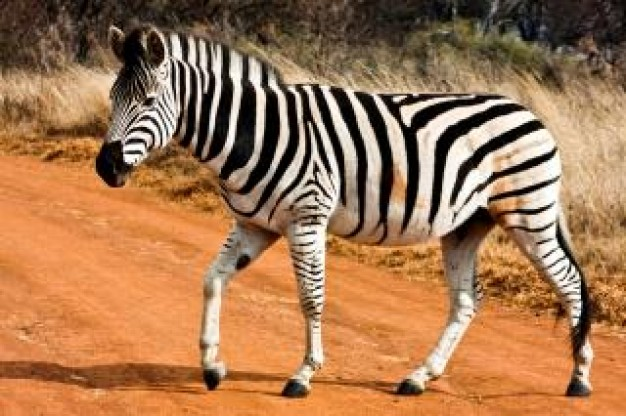
#> input picture notebooks/data/zebra/zebra1.jpg, 626 x 416 px
$ jupyter execute zebra.ipynb   (shell and % lines are left out)
#> lines starting #> are read from the running program, lines starting #| are printed output that depends on the picture
[cell 1]
# 2014-04-16

[cell 2]
from PIL import Image
import scipy.ndimage as spimg
import numpy as np
from matplotlib import pyplot as plt

[cell 3]
zebra_color = Image.open("data/zebra/zebra1.jpg")
#> zebra_color is the input picture: PIL image 626x416 RGB; mean R, G, B 164.5, 119.1, 81.8
zebra = np.array(zebra_color.convert(mode='L'))
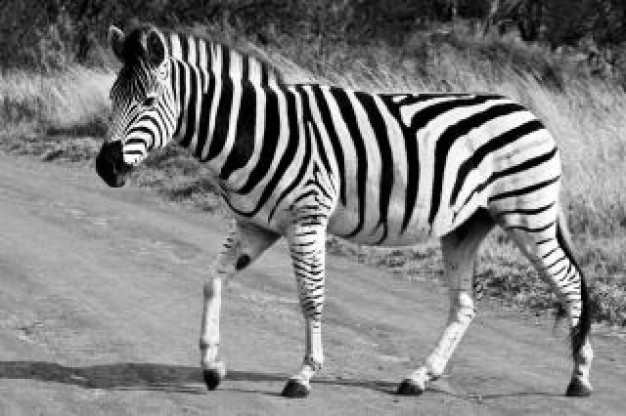
#> zebra: shape (416, 626); min 0, max 255, mean 128.4

[cell 4]
plt.imshow(zebra, cmap='gray')

[cell 5]
fzebra = np.fft.fftshift(np.fft.fft2(zebra))
width, height = fzebra.shape
#> width = 416; height = 626

[cell 6]
plt.imshow(np.log(np.abs(fzebra)))
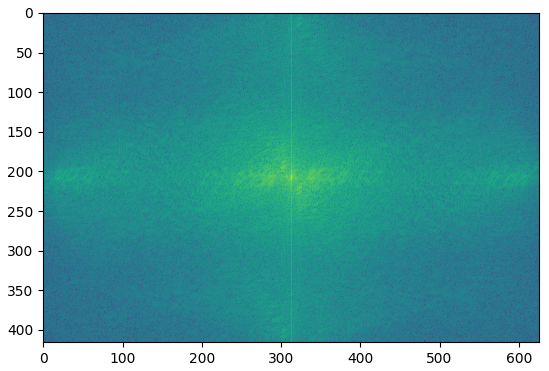
#> figure drawn by matplotlib, 1 panel

[cell 7]
def inverse_with_mask(transformed, mask_function):
    mask = np.fromfunction(mask_function, transformed.shape)
    masked = transformed * mask
    inverted = np.fft.ifft2(masked)
    return np.abs(inverted)
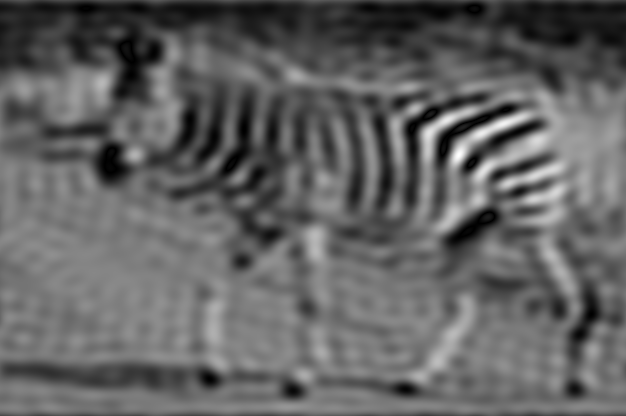
#> returned value: shape (416, 626) float64; min 0.00336, max 330.9, mean 128.5; drawn with min black and max white

[cell 8]
def center_mask(x, y):
    return (x - width / 2) ** 2 + (y - height / 2) ** 2 < 600

plt.imshow(inverse_with_mask(fzebra, center_mask), cmap='gray')

[cell 9]
def combined_mask(x, y):
    x_dist = (x - width / 2) ** 2
    y_dist = (y - height / 2) ** 2
    return (y_dist < 300) | (x_dist > 200)

plt.imshow(inverse_with_mask(fzebra, combined_mask), cmap='gray')
#> in inverse_with_mask (call 2), `return np.abs(inverted)`:
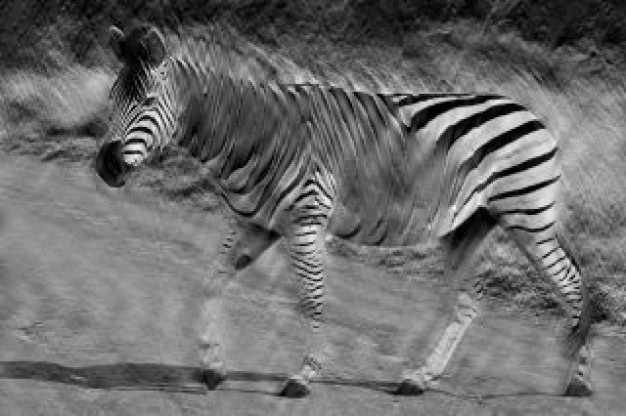
#> returned value: shape (416, 626) float64; min 0.00145, max 301.5, mean 128.5; drawn with min black and max white

[cell 10]
def angle_mask(x, y):
    x0, y0 = 0, 1
    cosine = ((x - width / 2) * x0 + (y - height / 2) * y0) / np.sqrt(0.001 + x*x + y*y)
    return ((cosine + 1.01)/2)

plt.imshow(inverse_with_mask(fzebra, angle_mask), cmap='gray')
#> in inverse_with_mask (call 3), `return np.abs(inverted)`:
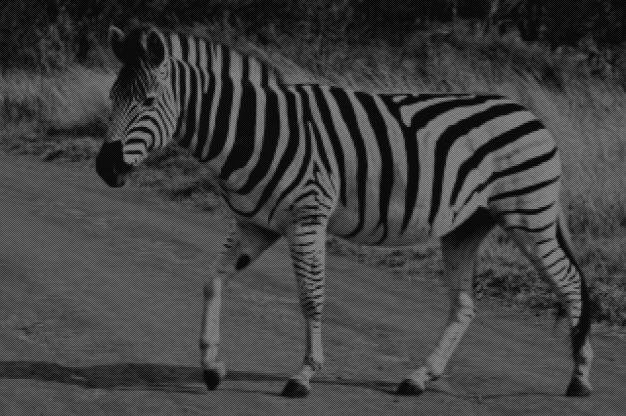
#> returned value: shape (416, 626) float64; min 0.0271, max 143.9, mean 65.6

[cell 11]
plt.imshow(spimg.morphology.white_tophat(zebra, 9), cmap='gray')
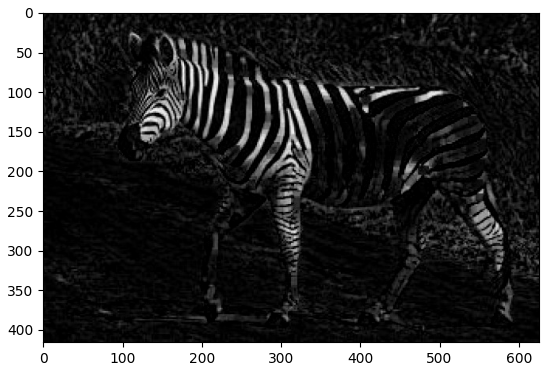
#> figure drawn by matplotlib, 1 panel
